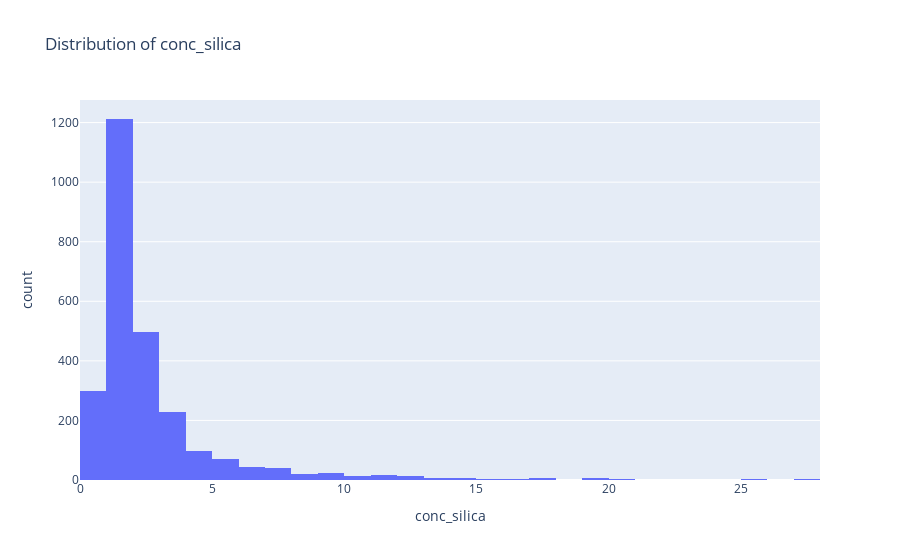

Here is the notebook cell this chart was saved with:
### Code cell
# Usage examples:
plot_histogram(df_clean, 'conc_silica')
# plot_scatter(df_clean, 'vazao_alimentacao_flotacao', 'conc_silica')
# plot_pairwise(df_clean, ['conc_silica', 'conc_fe', 'dosagem_amina_conc_magnetica', 'vazao_alimentacao_flotacao'])

### Figure 1 — Plotly figure (JSON) as saved in the notebook; plotly's stock layout.template omitted (floating-point values rounded to 4 significant figures; data arrays with more than 128 entries replaced by an {"elided": "..."} marker saying what was removed)
{"data": [{"bingroup": "x", "hovertemplate": "conc_silica=%{x}<br>count=%{y}<extra></extra>", "legendgroup": "", "marker": {"color": "#636efa", "pattern": {"shape": ""}}, "name": "", "nbinsx": 30, "orientation": "v", "showlegend": false, "type": "histogram", "x": {"elided": "2620 float values"}, "xaxis": "x", "yaxis": "y"}], "layout": {"barmode": "relative", "legend": {"tracegroupgap": 0}, "title": {"text": "Distribution of conc_silica"}, "xaxis": {"anchor": "y", "domain": [0, 1], "title": {"text": "conc_silica"}}, "yaxis": {"anchor": "x", "domain": [0, 1], "title": {"text": "count"}}}}
